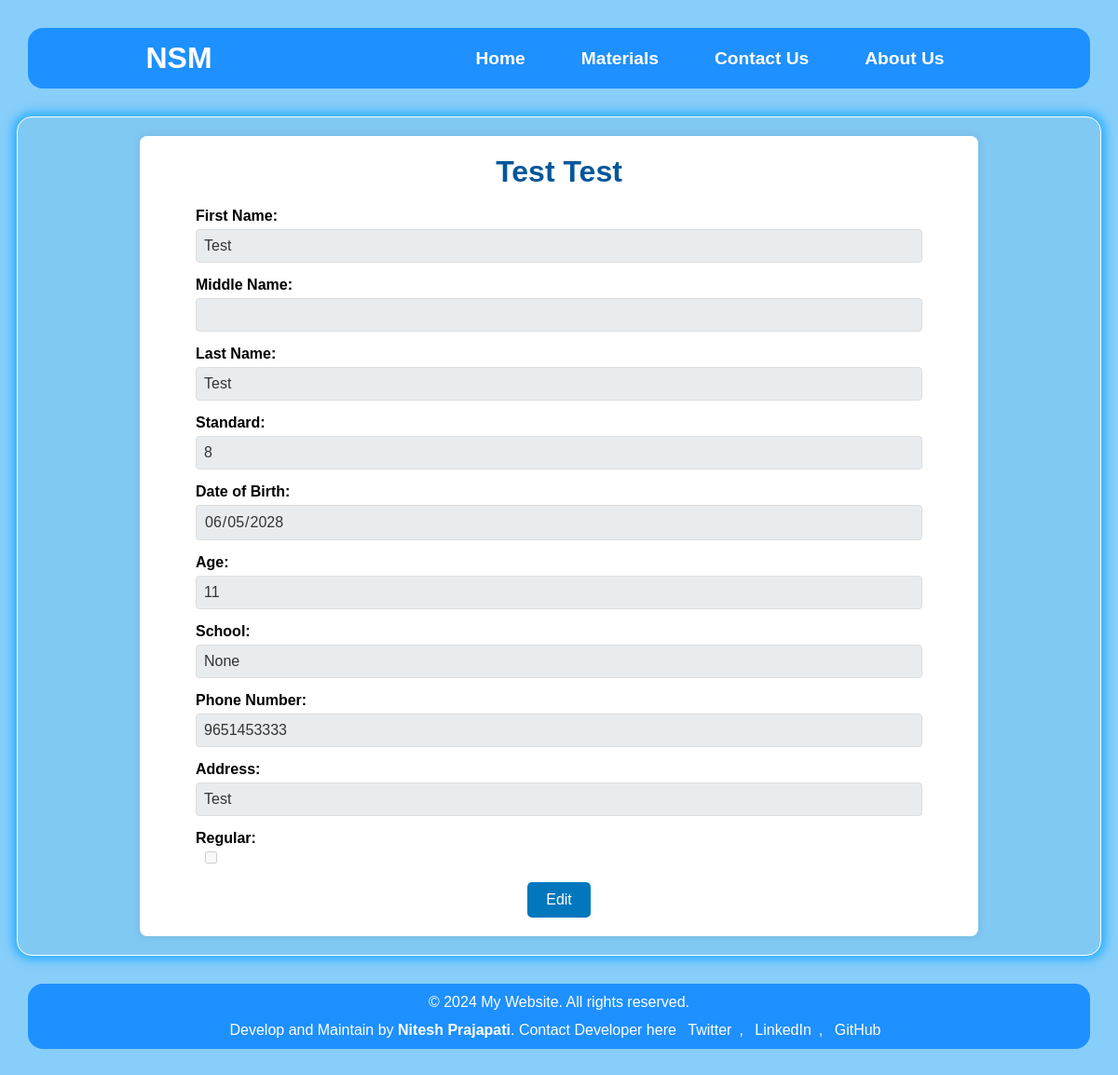
/bhulkus/detailed/6, run on an earlier commit of the app's database.
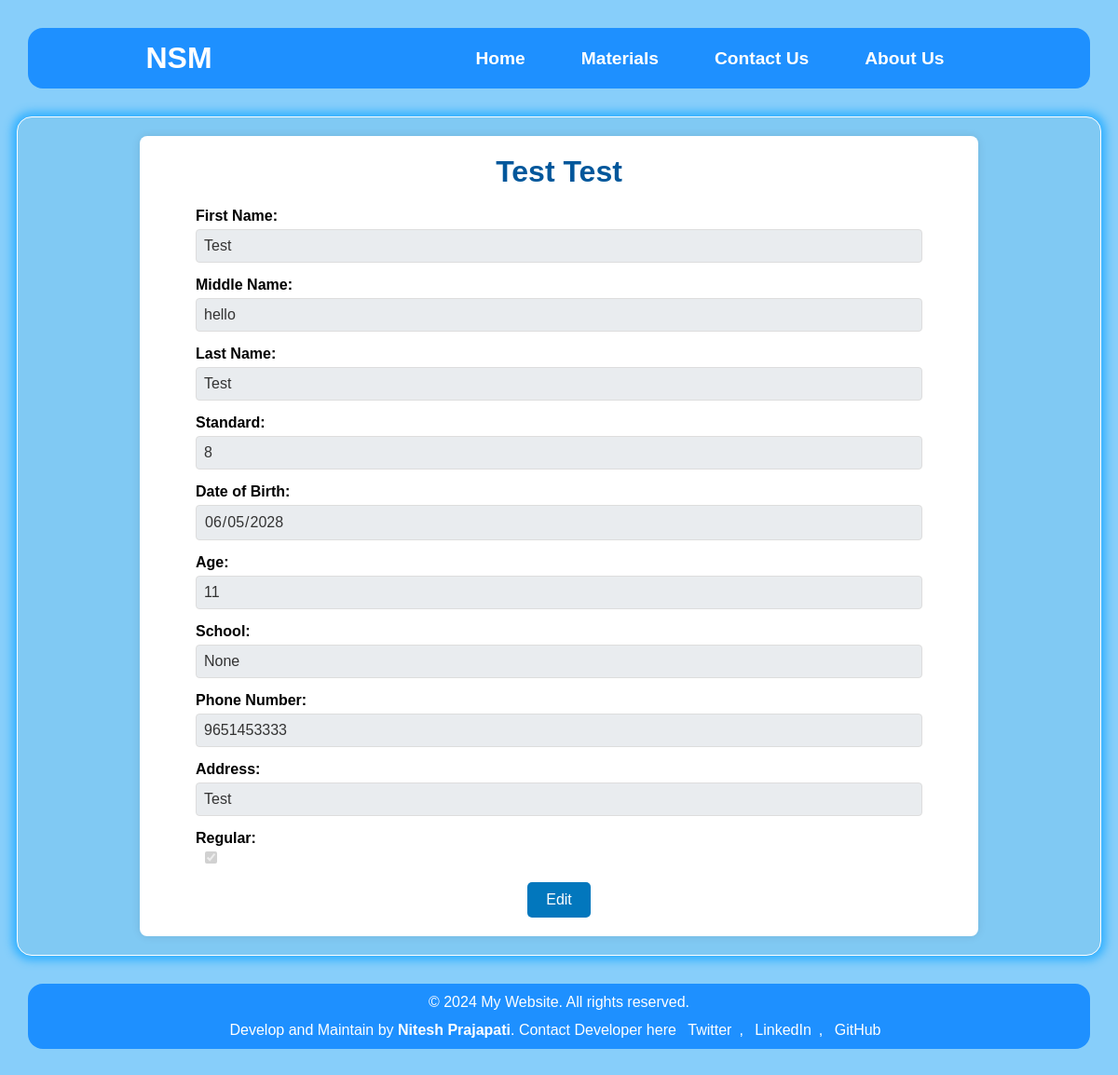
And on a later commit of the database.
### bhulkus/models.py (models this page shows, shortened)
class bhulku(models.Model):
    id=models.IntegerField(primary_key=True)
    first_name=models.CharField(max_length=24)
    middle_name=models.CharField(max_length=24)
    last_name=models.CharField(max_length=24)
    standard=models.SmallIntegerField(null=True)
    dob=models.DateField(default='2028-06-05')
    age=models.SmallIntegerField(null=True)
    school=models.CharField(max_length=24,null=True)
    phone_number=models.PositiveIntegerField(null=True)
    address=models.CharField(max_length=24,null=True)
    regular=models.BooleanField(default=False)

### bhulkus/views.py (the view)
# urls.py: path('detailed/<int:id>',views.detailed,name='detailed-view'),
def detailed(request,id):
    user=bhulku.objects.filter(id=id).first()
    return render(request,'bhulkus/detailed.html',{'bhulku':user})

### templates/bhulkus/detailed.html (shortened to what this page needs)
{% extends "home/base.html" %}
{% load static %}
{% block css %}<link rel="stylesheet" href="{% static 'css/bhulkus/detailed.css' %}">{% endblock css %}
{% block main_content %}
<main>
        <div class="container">
        <h1>{{ bhulku.first_name }} {{ bhulku.last_name }}</h1>
        <form id="userForm" method="post" action="/bhulkus/update/{{bhulku.id}}">
            <div class="form-group">
                <label for="first_name">First Name:</label>
                <input type="text" id="first_name" name="first_name" value="{{ bhulku.first_name }}" disabled>
            </div>
            <div class="form-group">
                <label for="middle_name">Middle Name:</label>
                <input type="text" id="middle_name" name="middle_name" value="{{ bhulku.middle_name }}" disabled>
            </div>
            <div class="form-group">
                <label for="last_name">Last Name:</label>
                <input type="text" id="last_name" name="last_name" value="{{ bhulku.last_name }}" disabled>
            </div>
            <div class="form-group">
                <label for="standard">Standard:</label>
                <input type="number" id="standard" name="standard" value="{{ bhulku.standard }}" disabled>
            </div>
            <div class="form-group">
                <label for="dob">Date of Birth:</label>
                <input type="date" id="dob" name="dob" value="{{ bhulku.dob|date:'Y-m-d' }}" disabled>
            </div>
            <div class="form-group">
                <label for="age">Age:</label>
                <input type="number" id="age" name="age" value="{{ bhulku.age }}" disabled>
            </div>
            <div class="form-group">
                <label for="school">School:</label>
                <input type="text" id="school" name="school" value="{{ bhulku.school }}" disabled>
            </div>
            <div class="form-group">
                <label for="phone_number">Phone Number:</label>
                <input type="text" id="phone_number" name="phone_number" value="{{ bhulku.phone_number }}" disabled>
            </div>
            <div class="form-group">
                <label for="address">Address:</label>
                <input type="text" id="address" name="address" value="{{ bhulku.address }}" disabled>
            </div>
            <div class="form-group">
                <label for="regular">Regular:</label>
                <div class="checkbox-label">
                    <input type="checkbox" id="regular" name="regular" {% if bhulku.regular %}checked{% endif %} disabled>
                </div>
            </div>
            <div class="button-group">
                <a href="#" class="edit-button" onclick="enableEditing(); return false;">Edit</a>
            </div>
        </form>
    </div>
</main>
{% endblock main_content %}

What changed in the data, as far as the page shows it:
changed bhulku "Test": middle_name (not shown) → "hello"; regular "☐" → "☑"
